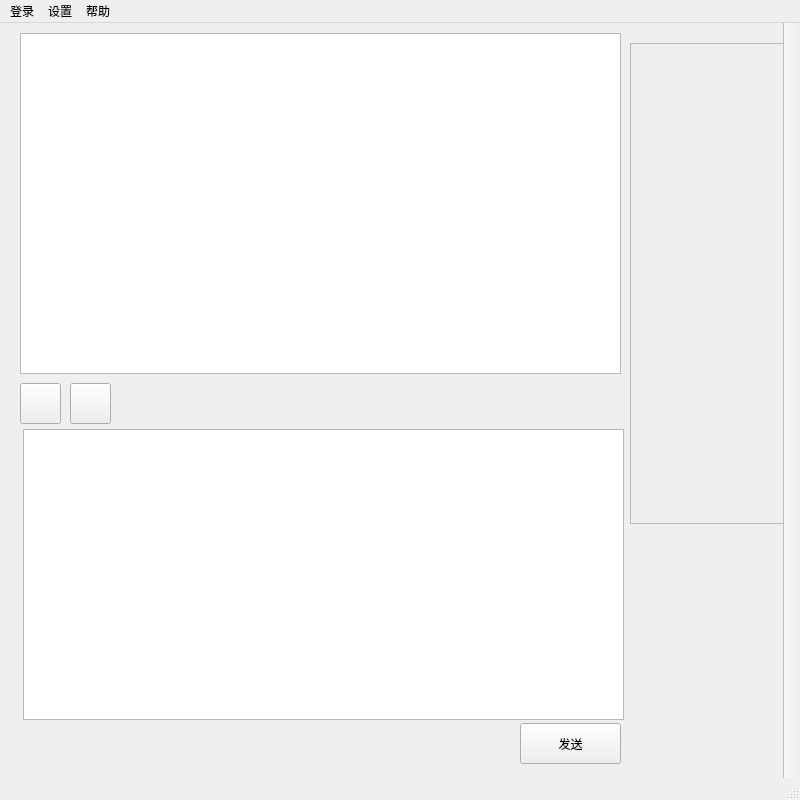
<?xml version="1.0" encoding="UTF-8"?>
<ui version="4.0">
 <class>MainWindow</class>
 <widget class="QMainWindow" name="MainWindow">
  <property name="geometry">
   <rect>
    <x>0</x>
    <y>0</y>
    <width>800</width>
    <height>800</height>
   </rect>
  </property>
  <property name="windowTitle">
   <string>MainWindow</string>
  </property>
  <widget class="QWidget" name="centralwidget">
   <widget class="MyTextEdit" name="TextE">
    <property name="geometry">
     <rect>
      <x>23</x>
      <y>406</y>
      <width>601</width>
      <height>291</height>
     </rect>
    </property>
   </widget>
   <widget class="QTextEdit" name="TextB">
    <property name="geometry">
     <rect>
      <x>20</x>
      <y>10</y>
      <width>601</width>
      <height>341</height>
     </rect>
    </property>
    <property name="readOnly">
     <bool>true</bool>
    </property>
   </widget>
   <widget class="QPushButton" name="SendButton">
    <property name="geometry">
     <rect>
      <x>520</x>
      <y>700</y>
      <width>101</width>
      <height>41</height>
     </rect>
    </property>
    <property name="text">
     <string>发送</string>
    </property>
   </widget>
   <widget class="QPushButton" name="SmileIcon">
    <property name="geometry">
     <rect>
      <x>20</x>
      <y>360</y>
      <width>41</width>
      <height>41</height>
     </rect>
    </property>
    <property name="text">
     <string/>
    </property>
   </widget>
   <widget class="QPushButton" name="FileIcon">
    <property name="geometry">
     <rect>
      <x>70</x>
      <y>360</y>
      <width>41</width>
      <height>41</height>
     </rect>
    </property>
    <property name="text">
     <string/>
    </property>
   </widget>
   <widget class="QFrame" name="QQxiu">
    <property name="geometry">
     <rect>
      <x>630</x>
      <y>20</y>
      <width>161</width>
      <height>481</height>
     </rect>
    </property>
    <property name="frameShape">
     <enum>QFrame::StyledPanel</enum>
    </property>
    <property name="frameShadow">
     <enum>QFrame::Raised</enum>
    </property>
   </widget>
  </widget>
  <widget class="QMenuBar" name="menubar">
   <property name="geometry">
    <rect>
     <x>0</x>
     <y>0</y>
     <width>800</width>
     <height>26</height>
    </rect>
   </property>
   <widget class="QMenu" name="menu_login">
    <property name="title">
     <string>登录</string>
    </property>
    <addaction name="login_action"/>
   </widget>
   <widget class="QMenu" name="menu_set">
    <property name="title">
     <string>设置</string>
    </property>
   </widget>
   <widget class="QMenu" name="menu_help">
    <property name="title">
     <string>帮助</string>
    </property>
   </widget>
   <addaction name="menu_login"/>
   <addaction name="menu_set"/>
   <addaction name="menu_help"/>
  </widget>
  <widget class="QStatusBar" name="statusbar"/>
  <widget class="QToolBar" name="LefttoolBar">
   <property name="windowTitle">
    <string>toolBar</string>
   </property>
   <property name="layoutDirection">
    <enum>Qt::LeftToRight</enum>
   </property>
   <property name="movable">
    <bool>false</bool>
   </property>
   <attribute name="toolBarArea">
    <enum>RightToolBarArea</enum>
   </attribute>
   <attribute name="toolBarBreak">
    <bool>false</bool>
   </attribute>
  </widget>
  <action name="login_action">
   <property name="text">
    <string>访客登录</string>
   </property>
  </action>
 </widget>
 <customwidgets>
  <customwidget>
   <class>MyTextEdit</class>
   <extends>QTextEdit</extends>
   <header>mytextedit.h</header>
  </customwidget>
 </customwidgets>
 <resources/>
 <connections/>
</ui>
